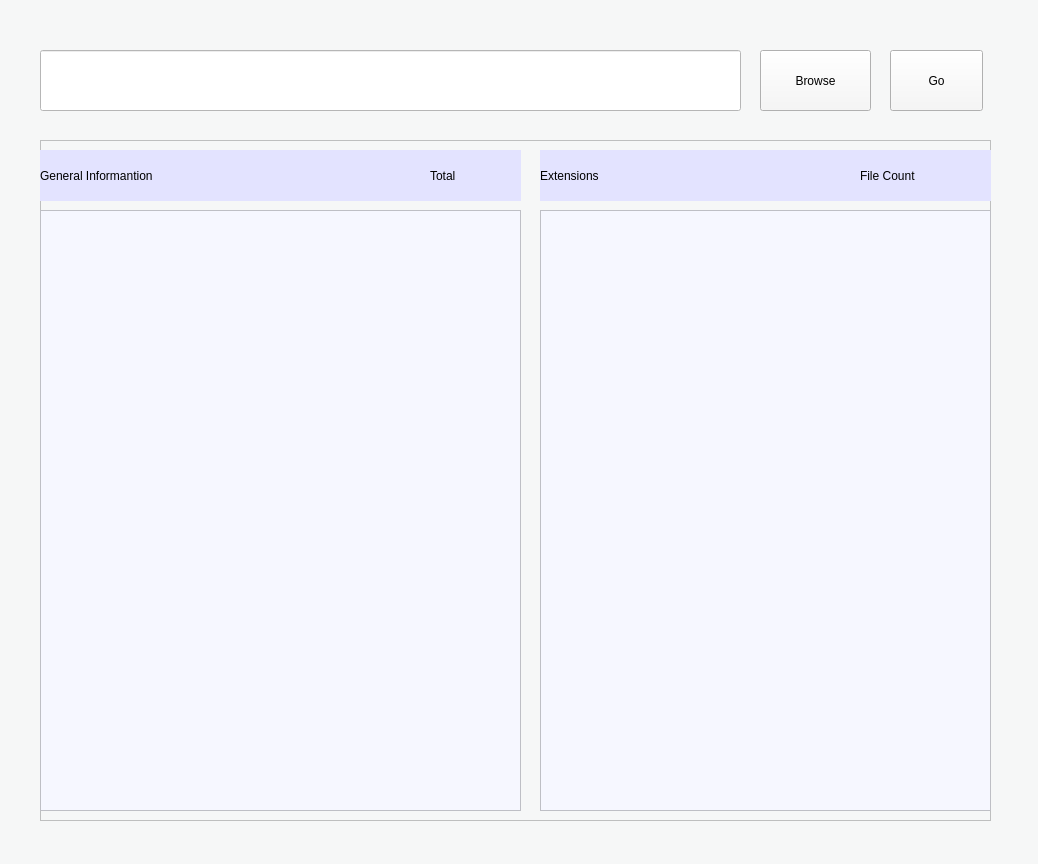
<?xml version="1.0" encoding="UTF-8"?>
<ui version="4.0">
 <class>MainWindow</class>
 <widget class="QMainWindow" name="MainWindow">
  <property name="geometry">
   <rect>
    <x>0</x>
    <y>0</y>
    <width>1038</width>
    <height>864</height>
   </rect>
  </property>
  <property name="windowTitle">
   <string>MainWindow</string>
  </property>
  <property name="styleSheet">
   <string notr="true">background-color: rgb(246, 247, 247);</string>
  </property>
  <widget class="QWidget" name="centralwidget">
   <widget class="QPushButton" name="browse">
    <property name="geometry">
     <rect>
      <x>760</x>
      <y>50</y>
      <width>111</width>
      <height>61</height>
     </rect>
    </property>
    <property name="styleSheet">
     <string notr="true">font: 18pt &quot;Times New Roman&quot;;</string>
    </property>
    <property name="text">
     <string>Browse</string>
    </property>
   </widget>
   <widget class="QPushButton" name="go">
    <property name="geometry">
     <rect>
      <x>890</x>
      <y>50</y>
      <width>93</width>
      <height>61</height>
     </rect>
    </property>
    <property name="styleSheet">
     <string notr="true">font: 18pt &quot;Times New Roman&quot;;</string>
    </property>
    <property name="text">
     <string>Go</string>
    </property>
   </widget>
   <widget class="QLineEdit" name="path">
    <property name="geometry">
     <rect>
      <x>40</x>
      <y>50</y>
      <width>701</width>
      <height>61</height>
     </rect>
    </property>
    <property name="styleSheet">
     <string notr="true">background-color: rgb(255, 255, 255);
font: 12pt &quot;MS Shell Dlg 2&quot;;</string>
    </property>
   </widget>
   <widget class="QFrame" name="main_frame">
    <property name="geometry">
     <rect>
      <x>40</x>
      <y>140</y>
      <width>951</width>
      <height>681</height>
     </rect>
    </property>
    <property name="styleSheet">
     <string notr="true">border-color: rgb(0, 0, 0);</string>
    </property>
    <property name="frameShape">
     <enum>QFrame::StyledPanel</enum>
    </property>
    <property name="frameShadow">
     <enum>QFrame::Raised</enum>
    </property>
    <widget class="QListWidget" name="gen_info">
     <property name="geometry">
      <rect>
       <x>0</x>
       <y>70</y>
       <width>481</width>
       <height>601</height>
      </rect>
     </property>
     <property name="styleSheet">
      <string notr="true">background-color: rgb(246, 247,255);
font: 75 14pt &quot;MS Sans Serif&quot;;</string>
     </property>
    </widget>
    <widget class="QListWidget" name="extension_listwidget">
     <property name="geometry">
      <rect>
       <x>500</x>
       <y>70</y>
       <width>451</width>
       <height>601</height>
      </rect>
     </property>
     <property name="styleSheet">
      <string notr="true">background-color: rgb(246, 247,255);
font: 75 14pt &quot;MS Sans Serif&quot;;</string>
     </property>
    </widget>
    <widget class="QLabel" name="label">
     <property name="geometry">
      <rect>
       <x>500</x>
       <y>10</y>
       <width>321</width>
       <height>51</height>
      </rect>
     </property>
     <property name="styleSheet">
      <string notr="true">background-color: rgb(227, 227, 255);
font: 75 16pt &quot;Adobe Caslon Pro Bold&quot;;
</string>
     </property>
     <property name="text">
      <string>Extensions</string>
     </property>
    </widget>
    <widget class="QLabel" name="label_2">
     <property name="geometry">
      <rect>
       <x>820</x>
       <y>10</y>
       <width>131</width>
       <height>51</height>
      </rect>
     </property>
     <property name="styleSheet">
      <string notr="true">background-color: rgb(227, 227, 255);
font: 75 16pt &quot;Adobe Caslon Pro Bold&quot;;
</string>
     </property>
     <property name="text">
      <string>File Count</string>
     </property>
    </widget>
    <widget class="QLabel" name="label_3">
     <property name="geometry">
      <rect>
       <x>0</x>
       <y>10</y>
       <width>391</width>
       <height>51</height>
      </rect>
     </property>
     <property name="styleSheet">
      <string notr="true">background-color: rgb(227, 227, 255);
font: 75 16pt &quot;Adobe Caslon Pro Bold&quot;;

</string>
     </property>
     <property name="text">
      <string>General Informantion</string>
     </property>
    </widget>
    <widget class="QLabel" name="label_4">
     <property name="geometry">
      <rect>
       <x>390</x>
       <y>10</y>
       <width>91</width>
       <height>51</height>
      </rect>
     </property>
     <property name="styleSheet">
      <string notr="true">background-color: rgb(227, 227, 255);
font: 75 16pt &quot;Adobe Caslon Pro Bold&quot;;
</string>
     </property>
     <property name="text">
      <string>Total</string>
     </property>
    </widget>
    <zorder>splash</zorder>
    <zorder>splash</zorder>
    <zorder>splash</zorder>
    <zorder>gen_info</zorder>
    <zorder>extension_listwidget</zorder>
    <zorder>label</zorder>
    <zorder>label</zorder>
    <zorder>label_2</zorder>
    <zorder>label_3</zorder>
    <zorder>label_4</zorder>
   </widget>
   <zorder>main_frame</zorder>
   <zorder>browse</zorder>
   <zorder>go</zorder>
   <zorder>path</zorder>
  </widget>
  <widget class="QStatusBar" name="statusbar"/>
 </widget>
 <resources/>
 <connections/>
</ui>
